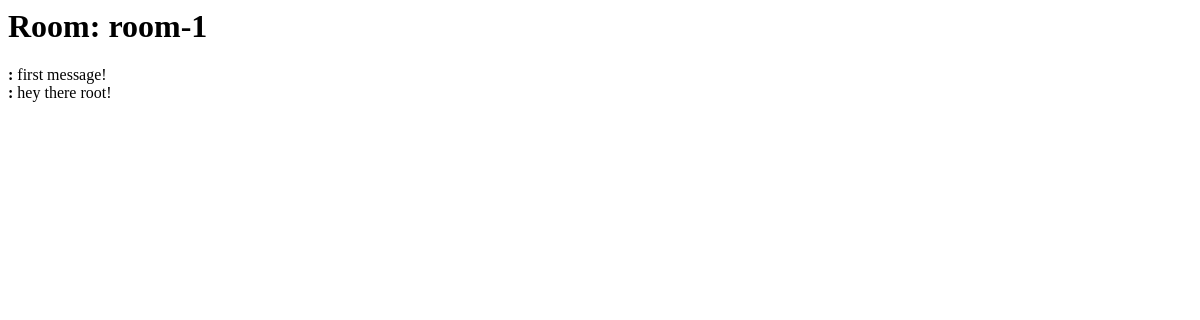
/chat-app/room/1, run on an earlier commit of the app's database.
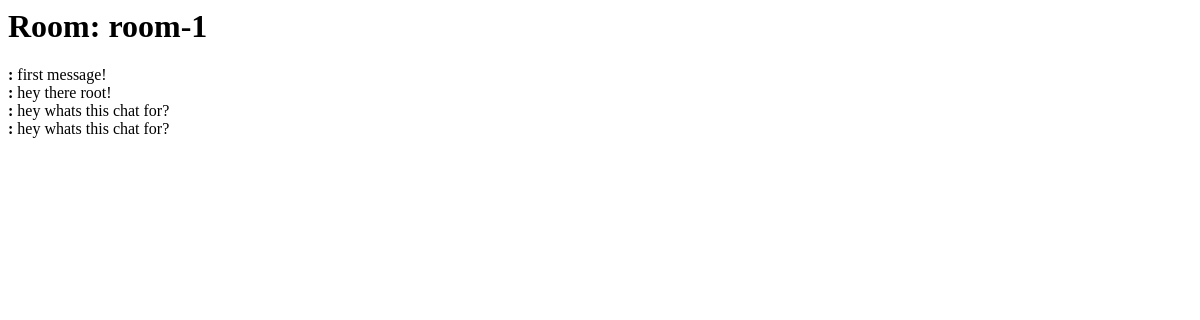
And on a later commit of the database.
### chat_app/models.py (models this page shows, shortened)
class Message(models.Model):
    content = models.TextField()
    owner = models.ForeignKey(User, on_delete=models.CASCADE, related_name="cessages")
    chatRoom = models.ForeignKey(ChatRoom, on_delete=models.CASCADE)

### chat_app/views.py (the view)
# urls.py: path('room/<int:pk>', views.ChatRoomDetailView.as_view(), name="room"),
class ChatRoomDetailView(DetailView):
    model = ChatRoom
    template_name = "chat_app/room.html"
    def get_context_data(self, **kwargs):
        context = super().get_context_data(**kwargs)
        chat_room = self.object
        messages = Message.objects.filter(chatRoom=chat_room)
        context['messages'] = messages
        return context

### chat_app/templates/chat_app/room.html (shortened to what this page needs)
<h1>Room: {{chatroom.name}}</h1>
<div class="messages">
    {% for message in messages %}
    <div class="message">
        <strong>{{ message.user.username }}:</strong> {{ message.content }}
    </div>
    {% empty %}
    <p>No messages in this room yet.</p>
    {% endfor %}
</div>

What changed in the data, as far as the page shows it:
added Message: content "hey whats this chat for?"
added Message: content "hey whats this chat for?"
